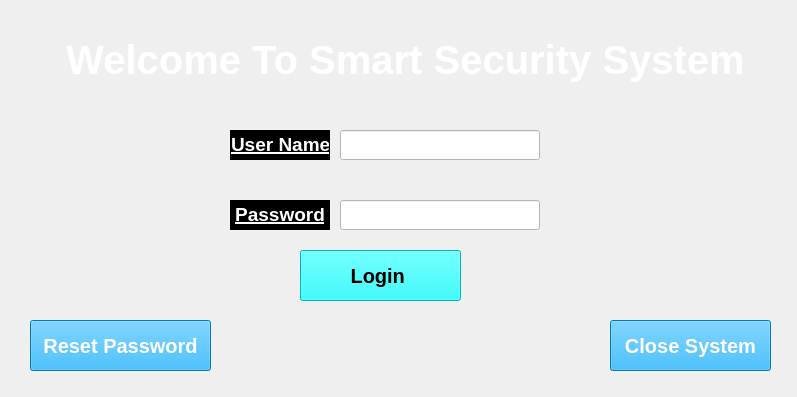
<?xml version="1.0" encoding="UTF-8"?>
<ui version="4.0">
 <class>Login_Form</class>
 <widget class="QWidget" name="Login_Form">
  <property name="geometry">
   <rect>
    <x>0</x>
    <y>0</y>
    <width>797</width>
    <height>397</height>
   </rect>
  </property>
  <property name="windowTitle">
   <string>Smart Securit System</string>
  </property>
  <property name="layoutDirection">
   <enum>Qt::LeftToRight</enum>
  </property>
  <property name="autoFillBackground">
   <bool>true</bool>
  </property>
  <property name="styleSheet">
   <string notr="true"/>
  </property>
  <widget class="QLabel" name="Title">
   <property name="geometry">
    <rect>
     <x>40</x>
     <y>30</y>
     <width>731</width>
     <height>61</height>
    </rect>
   </property>
   <property name="font">
    <font>
     <pointsize>-1</pointsize>
     <weight>75</weight>
     <italic>false</italic>
     <bold>true</bold>
    </font>
   </property>
   <property name="autoFillBackground">
    <bool>false</bool>
   </property>
   <property name="styleSheet">
    <string notr="true">background-image: url(:/newPrefix/images/A.I2);


color: white;
border-syle: outset;
border-width: 2px;
border-color:black;
font: bold 14px;
font-size:40px;

</string>
   </property>
   <property name="frameShape">
    <enum>QFrame::NoFrame</enum>
   </property>
   <property name="lineWidth">
    <number>1</number>
   </property>
   <property name="text">
    <string>Welcome To Smart Security System</string>
   </property>
   <property name="textFormat">
    <enum>Qt::RichText</enum>
   </property>
   <property name="scaledContents">
    <bool>false</bool>
   </property>
   <property name="alignment">
    <set>Qt::AlignCenter</set>
   </property>
  </widget>
  <widget class="QLabel" name="label_pass">
   <property name="geometry">
    <rect>
     <x>230</x>
     <y>200</y>
     <width>100</width>
     <height>30</height>
    </rect>
   </property>
   <property name="minimumSize">
    <size>
     <width>100</width>
     <height>30</height>
    </size>
   </property>
   <property name="maximumSize">
    <size>
     <width>100</width>
     <height>30</height>
    </size>
   </property>
   <property name="font">
    <font>
     <family>Arial</family>
     <pointsize>-1</pointsize>
     <weight>75</weight>
     <italic>false</italic>
     <bold>true</bold>
     <underline>true</underline>
    </font>
   </property>
   <property name="mouseTracking">
    <bool>true</bool>
   </property>
   <property name="styleSheet">
    <string notr="true">background-color: rgb(0, 0, 0);

color: black;
border-syle: outset;
border-width: 2px;
border-color:black;
font: bold 14px;
font-size:18px;

</string>
   </property>
   <property name="frameShape">
    <enum>QFrame::StyledPanel</enum>
   </property>
   <property name="frameShadow">
    <enum>QFrame::Raised</enum>
   </property>
   <property name="text">
    <string>&lt;html&gt;&lt;head/&gt;&lt;body&gt;&lt;p&gt;&lt;span style=&quot; font-size:14pt; font-weight:600; color:#ffffff;&quot;&gt;Password&lt;/span&gt;&lt;/p&gt;&lt;/body&gt;&lt;/html&gt;</string>
   </property>
   <property name="alignment">
    <set>Qt::AlignCenter</set>
   </property>
  </widget>
  <widget class="QLineEdit" name="passwrd">
   <property name="geometry">
    <rect>
     <x>340</x>
     <y>200</y>
     <width>200</width>
     <height>30</height>
    </rect>
   </property>
   <property name="minimumSize">
    <size>
     <width>200</width>
     <height>30</height>
    </size>
   </property>
   <property name="maximumSize">
    <size>
     <width>250</width>
     <height>30</height>
    </size>
   </property>
   <property name="toolTip">
    <string>&lt;html&gt;&lt;head/&gt;&lt;body&gt;&lt;p&gt;Enter password here&lt;/p&gt;&lt;/body&gt;&lt;/html&gt;</string>
   </property>
   <property name="styleSheet">
    <string notr="true">QLineEdit{ 
	background-color: rgb(255, 255, 255);
}</string>
   </property>
   <property name="text">
    <string/>
   </property>
   <property name="echoMode">
    <enum>QLineEdit::Password</enum>
   </property>
  </widget>
  <widget class="QLabel" name="label_Uname">
   <property name="geometry">
    <rect>
     <x>230</x>
     <y>130</y>
     <width>100</width>
     <height>30</height>
    </rect>
   </property>
   <property name="minimumSize">
    <size>
     <width>100</width>
     <height>30</height>
    </size>
   </property>
   <property name="maximumSize">
    <size>
     <width>100</width>
     <height>30</height>
    </size>
   </property>
   <property name="font">
    <font>
     <family>Arial</family>
     <pointsize>-1</pointsize>
     <weight>75</weight>
     <italic>false</italic>
     <bold>true</bold>
     <underline>true</underline>
    </font>
   </property>
   <property name="styleSheet">
    <string notr="true">selection-color: rgb(255, 255, 255);

background-color: rgb(0, 0, 0);

color: white;
border-syle: outset;
border-width: 2px;
border-color:black;
font: bold 14px;
font-size:18px;

</string>
   </property>
   <property name="frameShape">
    <enum>QFrame::StyledPanel</enum>
   </property>
   <property name="frameShadow">
    <enum>QFrame::Raised</enum>
   </property>
   <property name="text">
    <string>&lt;html&gt;&lt;head/&gt;&lt;body&gt;&lt;p&gt;&lt;span style=&quot; font-size:14pt; font-weight:600; color:#ffffff;&quot;&gt;User Name&lt;/span&gt;&lt;/p&gt;&lt;/body&gt;&lt;/html&gt;</string>
   </property>
   <property name="textFormat">
    <enum>Qt::RichText</enum>
   </property>
   <property name="scaledContents">
    <bool>false</bool>
   </property>
   <property name="alignment">
    <set>Qt::AlignCenter</set>
   </property>
  </widget>
  <widget class="QLineEdit" name="user_name">
   <property name="geometry">
    <rect>
     <x>340</x>
     <y>130</y>
     <width>200</width>
     <height>30</height>
    </rect>
   </property>
   <property name="minimumSize">
    <size>
     <width>200</width>
     <height>30</height>
    </size>
   </property>
   <property name="maximumSize">
    <size>
     <width>250</width>
     <height>30</height>
    </size>
   </property>
   <property name="font">
    <font>
     <pointsize>10</pointsize>
     <strikeout>false</strikeout>
    </font>
   </property>
   <property name="toolTip">
    <string>&lt;html&gt;&lt;head/&gt;&lt;body&gt;&lt;p&gt;Enter user name here&lt;/p&gt;&lt;/body&gt;&lt;/html&gt;</string>
   </property>
   <property name="autoFillBackground">
    <bool>false</bool>
   </property>
   <property name="styleSheet">
    <string notr="true">background-color: rgb(255, 255, 255);</string>
   </property>
   <property name="text">
    <string/>
   </property>
  </widget>
  <widget class="QLabel" name="BG_label">
   <property name="geometry">
    <rect>
     <x>10</x>
     <y>0</y>
     <width>811</width>
     <height>411</height>
    </rect>
   </property>
   <property name="styleSheet">
    <string notr="true"/>
   </property>
   <property name="text">
    <string/>
   </property>
   <property name="pixmap">
    <pixmap>images/A.I.PNG</pixmap>
   </property>
   <property name="scaledContents">
    <bool>true</bool>
   </property>
  </widget>
  <widget class="QPushButton" name="close_btn">
   <property name="geometry">
    <rect>
     <x>610</x>
     <y>320</y>
     <width>161</width>
     <height>51</height>
    </rect>
   </property>
   <property name="toolTip">
    <string>&lt;html&gt;&lt;head/&gt;&lt;body&gt;&lt;p&gt;It Will Close The System&lt;/p&gt;&lt;/body&gt;&lt;/html&gt;</string>
   </property>
   <property name="styleSheet">
    <string notr="true">background-color: rgb(0, 170, 255);

color: white;
border-syle: outset;
border-width: 2px;
border-color:black;
font: bold 14px;
font-size:20px;

</string>
   </property>
   <property name="text">
    <string>Close System</string>
   </property>
  </widget>
  <widget class="QPushButton" name="reset_btn">
   <property name="geometry">
    <rect>
     <x>30</x>
     <y>320</y>
     <width>181</width>
     <height>51</height>
    </rect>
   </property>
   <property name="toolTip">
    <string>&lt;html&gt;&lt;head/&gt;&lt;body&gt;&lt;p&gt;It Will Reset System Password &lt;/p&gt;&lt;/body&gt;&lt;/html&gt;</string>
   </property>
   <property name="styleSheet">
    <string notr="true">background-color: rgb(0, 170, 255);

color: white;
border-syle: outset;
border-width: 2px;
border-color:black;
font: bold 14px;
font-size:20px;

</string>
   </property>
   <property name="text">
    <string>Reset Password</string>
   </property>
  </widget>
  <widget class="QPushButton" name="login_btn">
   <property name="geometry">
    <rect>
     <x>300</x>
     <y>250</y>
     <width>161</width>
     <height>51</height>
    </rect>
   </property>
   <property name="toolTip">
    <string>&lt;html&gt;&lt;head/&gt;&lt;body&gt;&lt;p&gt;It Will Login Into The System&lt;/p&gt;&lt;/body&gt;&lt;/html&gt;</string>
   </property>
   <property name="styleSheet">
    <string notr="true">background-color: rgb(0, 170, 255);

color: black;
border-syle: outset;
border-width: 2px;
border-color:black;
font: bold 14px;
font-size:20px;

background-color: rgb(0, 255, 255);</string>
   </property>
   <property name="text">
    <string>Login </string>
   </property>
  </widget>
  <zorder>BG_label</zorder>
  <zorder>label_Uname</zorder>
  <zorder>Title</zorder>
  <zorder>label_pass</zorder>
  <zorder>passwrd</zorder>
  <zorder>user_name</zorder>
  <zorder>close_btn</zorder>
  <zorder>login_btn</zorder>
  <zorder>reset_btn</zorder>
 </widget>
 <resources>
  <include location="bg_image.qrc"/>
 </resources>
 <connections/>
</ui>
